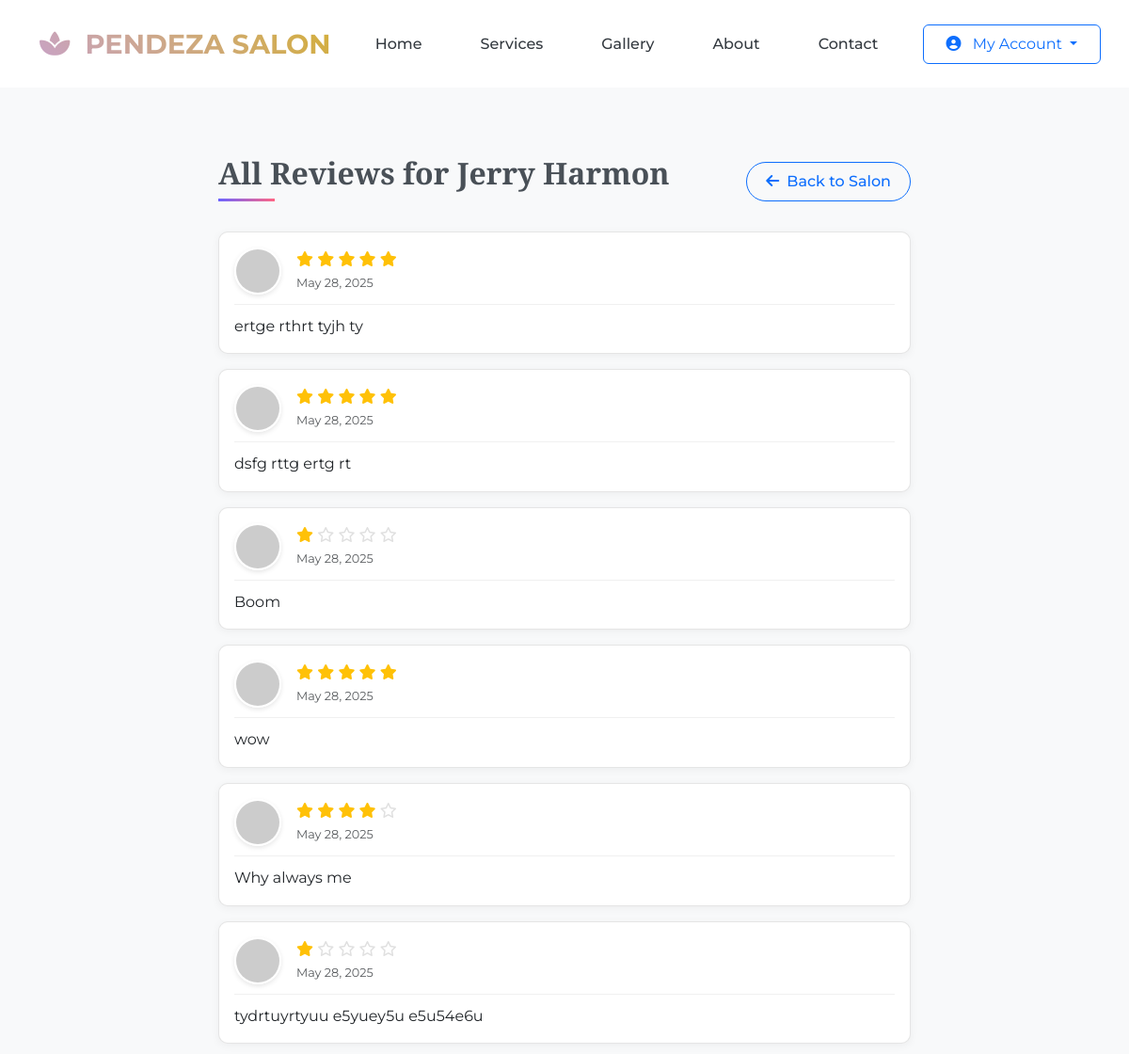
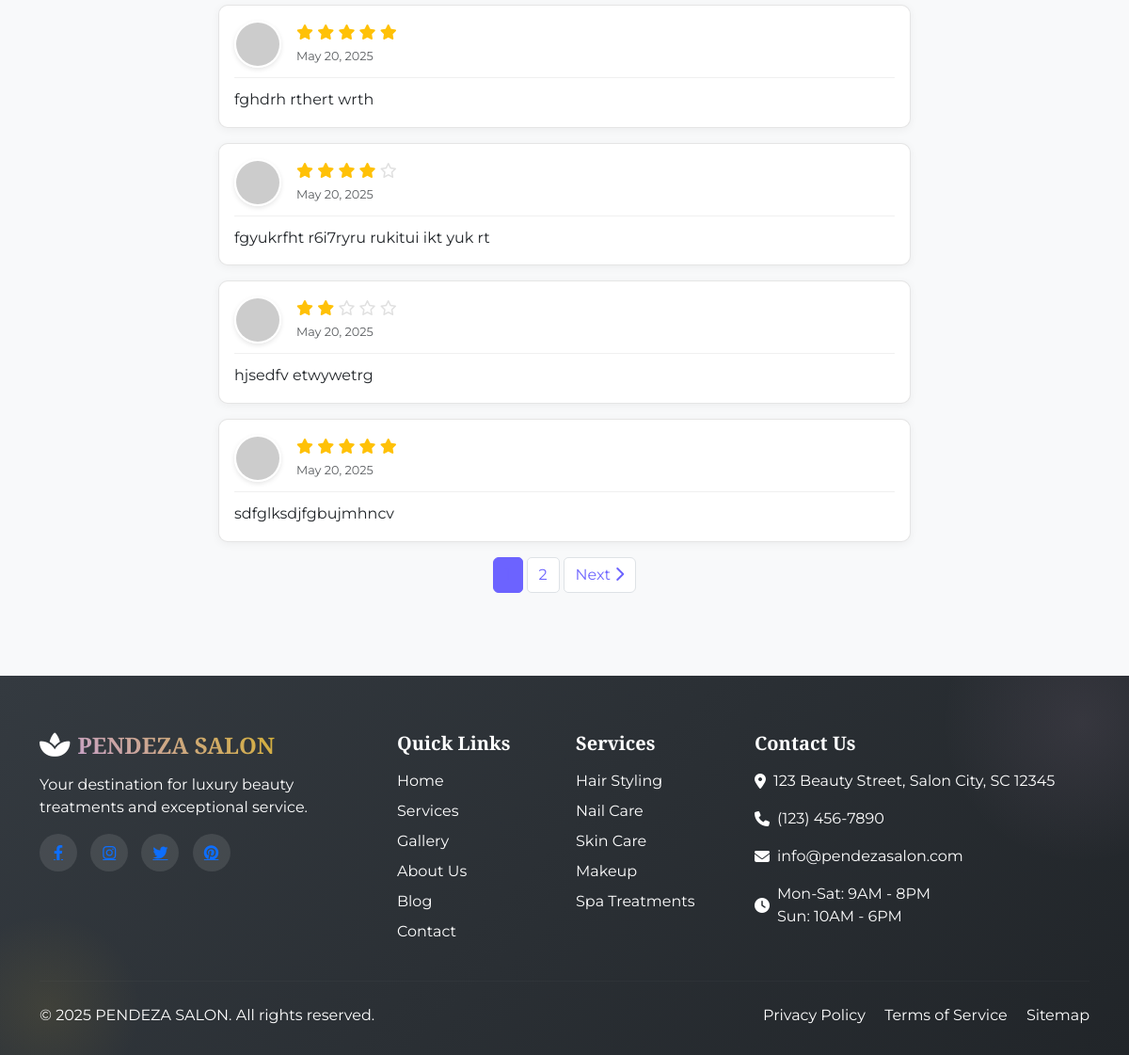
Screenshot of /jerry-harmon-63c55/reviews/ (signed in) with the database file from the repository (2 pictures, top to bottom).
### salon/models.py (models this page shows, shortened)
class Salon(models.Model):
    user = models.ForeignKey(User, on_delete=models.SET_NULL, null=True, related_name='salons')
    name = models.CharField(max_length=100, unique=True)
    description = models.TextField(null=True, blank=True)
    image = models.ImageField(upload_to=salon_image_upload_path)
    address = models.CharField(max_length=200)
    mobile = models.CharField(validators=[phone_regex], max_length=17)
    email = models.EmailField(max_length=100)
    status = models.CharField(
        max_length=20,
        choices=SalonStatus.choices,
        default=SalonStatus.IN_REVIEW
    )
    views = models.PositiveIntegerField(default=0)
    featured = models.BooleanField(default=False)
    salon_id = models.UUIDField(default=uuid.uuid4, editable=False, unique=True)
    slug = models.SlugField(unique=True, blank=True)
    date = models.DateTimeField(auto_now_add=True)
    updated_at = models.DateTimeField(auto_now=True)
    tags = TaggableManager(blank=True)
    class Meta:
        ordering = ['-date']
        verbose_name = 'Salon'
        verbose_name_plural = 'Salons'

class SalonReview(models.Model):
    id = models.UUIDField(primary_key=True, default=uuid.uuid4, editable=False)
    salon = models.ForeignKey(Salon, on_delete=models.CASCADE, related_name='reviews')
    user = models.ForeignKey(User, on_delete=models.CASCADE, related_name='reviews')
    rating = models.PositiveIntegerField(default=0)
    comment = models.TextField(blank=True, null=True)
    created_at = models.DateTimeField(auto_now_add=True)
    updated_at = models.DateTimeField(auto_now=True)
    class Meta:
        verbose_name = "Salon Review"
        verbose_name_plural = "Salon Reviews"
        ordering = ['-created_at']

### salon/views.py (the view)
# urls.py: path('<slug:slug>/reviews/', views.SalonReviewsView.as_view(), name='all_reviews'),
class SalonReviewsView(ListView):
    model = SalonReview
    template_name = 'salon/all_reviews.html'
    context_object_name = 'reviews'
    paginate_by = 10  # Show 10 reviews per page
    def get_queryset(self):
        salon_slug = self.kwargs.get('slug')
        return SalonReview.objects.filter(salon__slug=salon_slug).order_by('-created_at')
    def get_context_data(self, **kwargs):
        context = super().get_context_data(**kwargs)
        context['salon'] = get_object_or_404(Salon, slug=self.kwargs.get('slug'))
        return context

### templates/salon/all_reviews.html (shortened to what this page needs)
{% extends 'base.html' %}
{% load static %}
{% block content %}
{% block extra_head %}
<link rel="stylesheet" href="{% static 'css/allreviews.css' %}">
{% endblock %}
<div class="container py-5">
    <div class="row">
        <div class="col-lg-8 mx-auto">
            <div class="d-flex justify-content-between align-items-center mb-4">
                <h2 class="page-title">All Reviews for {{ salon.name }}</h2>
                <a href="{% url 'salon:detail' salon.slug %}" class="btn btn-outline-primary back-btn">
                    <i class="fas fa-arrow-left me-2"></i>Back to Salon
                </a>
            </div>
            {% if reviews %}
                <div id="reviews-container">
                    {% for review in reviews %}
                    <div class="card mb-3 review-card" data-review-id="{{ review.id }}">
                        <div class="card-body">
                            <div class="d-flex align-items-center mb-2 user-info">
                                <img src="{% if review.user.profile.avatar %}{{ review.user.profile.avatar.url }}{% else %}https://randomuser.me/api/portraits/{% if review.user.gender == 'F' %}women{% else %}men{% endif %}/{{ review.user.id|slice:":2" }}.jpg{% endif %}"
                                     class="rounded-circle me-3 user-avatar" width="50" height="50" alt="{{ review.user.get_full_name }}">
                                <div>
                                    <div class="star-rating">
                                        {% for i in "12345" %}
                                            {% if forloop.counter <= review.rating %}
                                                <i class="fas fa-star filled-star"></i>
                                            {% else %}
                                                <i class="far fa-star empty-star"></i>
                                            {% endif %}
                                        {% endfor %}
                                    </div>
                                    <small class="text-muted review-date">{{ review.created_at|date:"F j, Y" }}</small>
                                </div>
                            </div>
                            <p class="mb-0 review-content">{{ review.comment }}</p>
                        </div>
                    </div>
                    {% endfor %}
                </div>
                {% if is_paginated %}
                <nav aria-label="Reviews pagination">
                    <ul class="pagination justify-content-center">
                        {% for num in page_obj.paginator.page_range %}
                            {% if page_obj.number == num %}
                            <li class="page-item active">
                                <span class="page-link">{{ num }}</span>
                            </li>
                            {% elif num > page_obj.number|add:'-3' and num < page_obj.number|add:'3' %}
                            <li class="page-item">
                                <a class="page-link" href="?page={{ num }}">{{ num }}</a>
                            </li>
                            {% endif %}
                        {% endfor %}
                        {% if page_obj.has_next %}
                        <li class="page-item">
                            <a class="page-link" href="?page={{ page_obj.next_page_number }}">
                                Next <i class="fas fa-chevron-right"></i>
                            </a>
                        </li>
                        {% endif %}
                    </ul>
                </nav>
                {% endif %}
            {% else %}
                <div class="alert alert-info no-reviews">
                    <i class="far fa-comment-dots fa-3x mb-3" style="color: #6c63ff;"></i>
                    <h4>No Reviews Yet</h4>
                    <p class="mb-0">Be the first to share your experience with this salon!</p>
                </div>
            {% endif %}
        </div>
    </div>
</div>
{% endblock %}

### static/css/base.css (style rules this page uses)
:root { --primary-color: #c8a2c8; --primary-dark: #9c7b9c; --secondary-color: #f8f9fa; --accent-color: #d4af37; --dark-color: #343a40; --light-color: #ffffff; --text-color: #495057; }
body { font-family: "Montserrat", sans-serif; background-color: var(--secondary-color); color: var(--text-color); display: flex; flex-direction: column; min-height: 100vh; overflow-x: hidden; }
h1, h2, h3, h4, h5, h6 { font-family: "Playfair Display", serif; font-weight: 700; }

### static/css/allreviews.css (style rules this page uses)
.review-card { transition: all 0.3s ease; border-radius: 10px; border: 1px solid rgba(0, 0, 0, 0.1); box-shadow: 0 2px 10px rgba(0, 0, 0, 0.05); }
.user-avatar { object-fit: cover; border: 2px solid #fff; box-shadow: 0 2px 5px rgba(0, 0, 0, 0.1); }
.star-rating { font-size: 1rem; }
.filled-star { color: #FFC107; }
.empty-star { color: #E0E0E0; }
.review-date { font-size: 0.8rem; color: #757575; }
.review-content { line-height: 1.6; padding-top: 10px; border-top: 1px solid #f0f0f0; margin-top: 10px; }
.pagination .page-item.active .page-link { background-color: #6c63ff; border-color: #6c63ff; }
.pagination .page-link { color: #6c63ff; margin: 0 5px; border-radius: 5px; }
.back-btn { transition: all 0.3s ease; border-radius: 30px; padding: 8px 20px; font-weight: 500; }
.page-title { position: relative; padding-bottom: 10px; }
.page-title::after { content: ''; position: absolute; bottom: 0; left: 0; width: 60px; height: 3px; background: linear-gradient(to right, #6c63ff, #ff6584); }

### rows the page displays
Salon: name "Jerry Harmon"
SalonReview: rating 5 (drawn), created_at "May 28, 2025", comment "ertge rthrt tyjh ty"
SalonReview: rating 5 (drawn), created_at "May 28, 2025", comment "dsfg rttg ertg rt"
SalonReview: rating 1 (drawn), created_at "May 28, 2025", comment "Boom"
SalonReview: rating 5 (drawn), created_at "May 28, 2025", comment "wow"
SalonReview: rating 4 (drawn), created_at "May 28, 2025", comment "Why always me"
SalonReview: rating 1 (drawn), created_at "May 28, 2025", comment "tydrtuyrtyuu e5yuey5u e5u54e6u"
SalonReview: rating 5 (drawn), created_at "May 20, 2025", comment "fghdrh rthert wrth"
SalonReview: rating 4 (drawn), created_at "May 20, 2025", comment "fgyukrfht r6i7ryru rukitui ikt yuk rt"
SalonReview: rating 2 (drawn), created_at "May 20, 2025", comment "hjsedfv etwywetrg"
SalonReview: rating 5 (drawn), created_at "May 20, 2025", comment "sdfglksdjfgbujmhncv"

### other values shown
{{ num }} "2"
